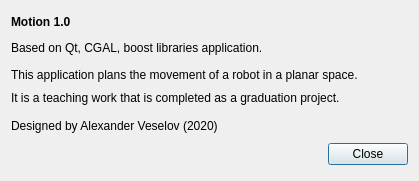
<?xml version="1.0" encoding="UTF-8"?>
<ui version="4.0">
 <class>Dialog</class>
 <widget class="QDialog" name="Dialog">
  <property name="geometry">
   <rect>
    <x>0</x>
    <y>0</y>
    <width>419</width>
    <height>181</height>
   </rect>
  </property>
  <property name="windowTitle">
   <string>About Motion </string>
  </property>
  <layout class="QGridLayout" name="gridLayout">
   <item row="1" column="0" colspan="3">
    <layout class="QHBoxLayout">
     <property name="spacing">
      <number>6</number>
     </property>
     <property name="leftMargin">
      <number>0</number>
     </property>
     <property name="topMargin">
      <number>0</number>
     </property>
     <property name="rightMargin">
      <number>0</number>
     </property>
     <property name="bottomMargin">
      <number>0</number>
     </property>
     <item>
      <spacer>
       <property name="orientation">
        <enum>Qt::Horizontal</enum>
       </property>
       <property name="sizeHint" stdset="0">
        <size>
         <width>131</width>
         <height>31</height>
        </size>
       </property>
      </spacer>
     </item>
     <item>
      <widget class="QPushButton" name="okButton">
       <property name="text">
        <string>Close</string>
       </property>
      </widget>
     </item>
    </layout>
   </item>
   <item row="0" column="0" colspan="3">
    <layout class="QVBoxLayout" name="verticalLayout" stretch="0,0,0,0">
     <property name="sizeConstraint">
      <enum>QLayout::SetFixedSize</enum>
     </property>
     <item>
      <widget class="QLabel" name="appName">
       <property name="font">
        <font>
         <weight>75</weight>
         <bold>true</bold>
        </font>
       </property>
       <property name="text">
        <string>Motion 1.0</string>
       </property>
      </widget>
     </item>
     <item>
      <widget class="QLabel" name="libs">
       <property name="text">
        <string>Based on Qt, CGAL, boost libraries application.</string>
       </property>
      </widget>
     </item>
     <item>
      <widget class="QLabel" name="label">
       <property name="text">
        <string>This application plans the movement of a robot in a planar space.</string>
       </property>
      </widget>
     </item>
     <item>
      <widget class="QLabel" name="asis">
       <property name="autoFillBackground">
        <bool>false</bool>
       </property>
       <property name="text">
        <string>It is a teaching work that is completed as a graduation project.

Designed by Alexander Veselov (2020)</string>
       </property>
       <property name="textFormat">
        <enum>Qt::AutoText</enum>
       </property>
       <property name="scaledContents">
        <bool>false</bool>
       </property>
       <property name="wordWrap">
        <bool>true</bool>
       </property>
      </widget>
     </item>
    </layout>
   </item>
  </layout>
 </widget>
 <resources/>
 <connections>
  <connection>
   <sender>okButton</sender>
   <signal>clicked()</signal>
   <receiver>Dialog</receiver>
   <slot>accept()</slot>
   <hints>
    <hint type="sourcelabel">
     <x>278</x>
     <y>253</y>
    </hint>
    <hint type="destinationlabel">
     <x>96</x>
     <y>254</y>
    </hint>
   </hints>
  </connection>
 </connections>
</ui>
